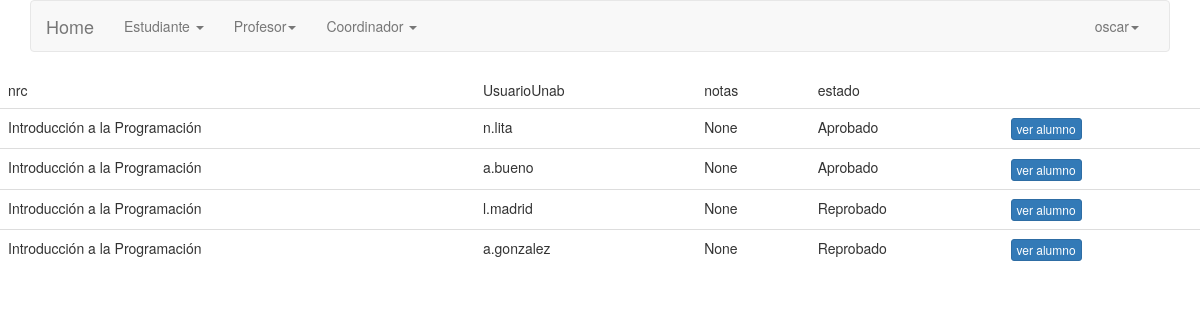
Screenshot of /profesor/listacurso/9139 (signed in) with the database file from the repository.
### cargadatos/models.py (models this page shows, shortened)
class Lista(models.Model):
    nrc=models.ForeignKey(Seccion,on_delete=models.CASCADE)
    UsuarioUnab=models.ForeignKey(Estudiante,on_delete=models.PROTECT,null=True)#PUEDE SER FK, PERO UNA LISTA PUEDE NO TENER ALUMNOS
    notas=models.DecimalField(decimal_places=3, max_digits=20,blank=True, null=True)
    estado=models.CharField(max_length=20)

class Seccion(models.Model):
    nrc=models.CharField(max_length=20,primary_key=True)
    semestre=models.CharField(max_length=20)
    CodigoRamo=models.ForeignKey(Ramo,on_delete=models.CASCADE)
    UsuarioUnab=models.ForeignKey(Profesor,on_delete=models.PROTECT)
    def __str__(self):
        return str(self.CodigoRamo)

class Ramo(models.Model):
    CodigoRamo=models.CharField(max_length=20,primary_key=True)
    NombreRamo=models.CharField(max_length=50)
    def __str__(self):
        return self.NombreRamo

class Estudiante (models.Model):
    UsuarioUnab=models.CharField(primary_key=True,max_length=20)
    nombre=models.CharField(max_length=20)
    apellido=models.CharField(max_length=20)
    sede=models.CharField(max_length=20)
    carrera=models.CharField(max_length=50)
    jornada=models.CharField(max_length=20)
    def __str__(self):
        return self.UsuarioUnab

### cargadatos/views.py (the view)
# urls.py: url('profesor/listacurso/(?P<pk>\d+)',profesor_lista_cursoView.as_view(),name='listacurso'),
class profesor_lista_cursoView(LoginRequiredMixin,ListView):
    def get(self,request,**kwargs):
        nrcprofesor= kwargs["pk"]
        return render(request,'cargadatos/vista_lista.html',{'listacurso':Lista.objects.filter(nrc=nrcprofesor)})

### templates/cargadatos/vista_lista.html
{% extends 'base/basee.html' %}
{% block content%}
<table class ="table table=bordered">
    <thead>
        <tr>
            <td>nrc</td>
            <td>UsuarioUnab</td>
            <td>notas</td>
            <td>estado</td>
        </tr>
    </thead>
    <tbody>
         {% if listacurso %}
         {% for vista in listacurso %}
        <tr>
            <td>{{vista.nrc}}</td>
            <td>{{vista.UsuarioUnab}}</td>
            <td>{{vista.notas}}</td>
            <td>{{vista.estado}}</td>
            <td>
                <a class ="btn btn-primary btn-xs" href="{url 'estudiante/misestadisticas'}">ver alumno</a>
                </td>
        {% endfor %}
        {% else %}
        <h1>No hay registros </h1>
        {% endif %}
        </tbody>
</table>
{% endblock %}

### templates/base/basee.html (shortened to what this page needs)
{% load static %}
<!doctype html>
<html lang="es">
  <head>
    <link rel="stylesheet" type='text/css' href="https://cdnjs.cloudflare.com/ajax/libs/semantic-ui/2.2.14/semantic.min.css">
    <link rel="stylesheet" href="https://cdnjs.cloudflare.com/ajax/libs/Chart.js/2.8.0/Chart.min.css" />
    <div>
      {% block navbar %}
      <div class="container" height="5" width="5">
      <link rel="stylesheet" href="{%static 'css/bootstrap.min.css' %}">
    <div class="bs-docs-section clearfix">
        <div class="row">
            <div class="col-lg-12">
                <div class="bs-component">
                 <nav class="navbar navbar-default">
                     <div class="container-fluid">
                        <div class="navbar-header">
                          <a class="navbar-brand" href="#">Home</a>
                        </div>
                       <div class="collapse navbar-collapse" id="bs-example-navbar-collapse-1">
                         <ul class="nav navbar-nav">
                            <li class="dropdown">
                              {% if perms.cargadatos.view_estudiante %}
                              <a href="#" class="dropdown-toggle" data-toggle="dropdown" role="button" aria-expanded="false">Estudiante <span class="caret"></span></a>
                              {% endif %}
                            </li>
                             <li class="dropdown">
                              {% if perms.cargadatos.view_profesor %}
                              <a href="#" class="dropdown-toggle" data-toggle="dropdown" role="button" aria-expanded="false">Profesor<span class="caret"></span></a>
                              {% endif %}
                             </li>
                            <li class="dropdown">
                                {% if user.is_staff %}
                                <a href="#" class="dropdown-toggle" data-toggle="dropdown" role="button" aria-expanded="false">Coordinador <span class="caret"></span></a>
                                {% endif %}
                            </li>
                        </ul>
                         <ul class="nav navbar-nav navbar-right">
                             <li class="dropdown">
                              <a href="#" class="dropdown-toggle" data-toggle="dropdown" role="button" aria-expanded="false">{{user.username}}<span class="caret"></span></a>
                            </li>
                         </ul>
                        </div>
                    </div>
                </nav>
            </div>
              </div>
          </div>
      </div>
    </div>
   {% endblock navbar %}
    </div>
  </head>
  <body>
    {% block content %}
    {% endblock content %}
  </body>
</html>

### rows the page displays
Lista: nrc "Introducción a la Programación", UsuarioUnab "n.lita", notas "None", estado "Aprobado"
Lista: nrc "Introducción a la Programación", UsuarioUnab "a.bueno", notas "None", estado "Aprobado"
Lista: nrc "Introducción a la Programación", UsuarioUnab "l.madrid", notas "None", estado "Reprobado"
Lista: nrc "Introducción a la Programación", UsuarioUnab "a.gonzalez", notas "None", estado "Reprobado"

### other values shown
{{ user.username }} "oscar"
